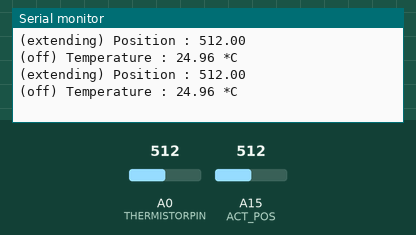
Simulated run of this sketch. Board: Arduino Mega 2560, built with avr-gcc and run on an emulated ATmega2560. On the bench: the last lines printed to the serial monitor. Inputs (shaded band) come from the test bench; at power-on: A0 (THERMISTORPIN) = 512, A15 (ACT_POS) = 512.

Above: at 1.8 s.
1.9 s: A0 (THERMISTORPIN) set to 855
At 2.8 s:
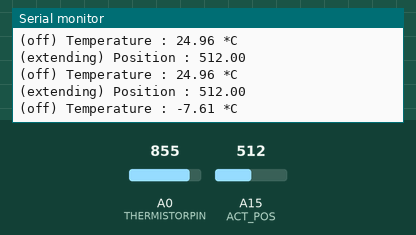
3.4 s: A0 (THERMISTORPIN) set to 889
At 4.8 s:
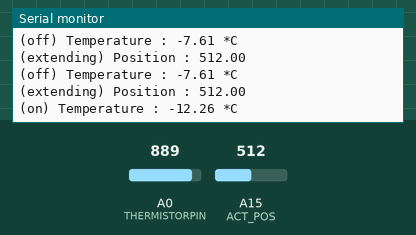

Measured:
- the behaviour switches between 873 and 874 on A0 (THERMISTORPIN) (found by bisection; images 1 and 2)
- after the input at 1.9 s, the serial monitor: prints a new line after 0.14 s (image 1)
- after the input at 3.4 s, the serial monitor: prints a new line after 0.64 s (image 2)

The sketch:

make_a_better_one.ino
```cpp
// (licence header left out)
#include <Wire.h>
#include <SPI.h>

// the value of the 'other' resistor
#define SERIESRESISTOR 10000

// What pin to connect the sensor to
#define THERMISTORPIN A0

#define THERMISTORNOMINAL 10000
// temp. for nominal resistance (almost always 25 C)
#define TEMPERATURENOMINAL 25
// how many samples to take and average, more takes longer

// The beta coefficient of the thermistor (usually 3000-4000)
#define BCOEFFICIENT 3950


#define HEAT_EN 37 //Enable A
#define HEAT_ON 24 //Heat A

#define ACT_EN 36 //Enable B
#define ACT_PUSH 22 //Push B
#define ACT_PULL 23 //Pull B
#define ACT_POS A15 //Positive rail position

bool extending;
bool heating;
float reading;


void setup(void) {
    //Pin setup
    pinMode(ACT_POS, INPUT); //Initalise potentiometer

    //Variable setup
    extending = true;
    heating = false;

    //Serial setup
    Serial.begin(9600);
}


void loop(void) {

    //-------------------------------------------------------------------------\
    //Actuator------------------------------------------------------------------|
        digitalWrite(ACT_EN, HIGH);

        //Get reading
        reading = analogRead(ACT_POS);

        //Actuator direction
        if(extending){
            digitalWrite(ACT_PUSH, LOW);
            digitalWrite(ACT_PULL, HIGH);
            if(reading > 1000){
                extending = false;
            }
            Serial.print("(extending) ");
        }
        else{
            digitalWrite(ACT_PUSH, HIGH);
            digitalWrite(ACT_PULL, LOW);
            if(reading < 10){
                extending = true;
            }
            Serial.print("(retracting) ");
        }

        //Output reading
        Serial.print("Position : ");
        Serial.println(reading);

        //Min: 0
        //Max: 1023 (Dipped to 1021)


    //-------------------------------------------------------------------------\
    //Heating------------------------------------------------------------------|
        //Get reading
        reading = analogRead(THERMISTORPIN);
        reading = (1023 / reading)  - 1;     // (1023/ADC - 1)
        reading = SERIESRESISTOR / reading;  // 10K / (1023/ADC - 1)

        //Get temperature
        float temp;
        temp = reading / THERMISTORNOMINAL;     // (R/Ro)
        temp = log(temp);                  // ln(R/Ro)
        temp /= BCOEFFICIENT;                   // 1/B * ln(R/Ro)
        temp += 1.0 / (TEMPERATURENOMINAL + 273.15); // + (1/To)
        temp = 1.0 / temp;                 // Invert
        temp -= 273.15;                         // convert to C

        //Turn heating on if less than -10*C
        if(temp < -10){
            heating = true;
        }

        //Keep heater on until temperature reaches 0*C
        if(heating && temp < 0){
            digitalWrite(HEAT_EN, HIGH); //Heater
            digitalWrite(HEAT_ON, HIGH);
            Serial.print("(on) ");
        }
        else {
            digitalWrite(HEAT_EN, LOW); //Heater
            digitalWrite(HEAT_ON, LOW);
            Serial.print("(off) ");
            heating = false;
        }

        //Output reading
        Serial.print("Temperature : ");
        Serial.print(temp);
        Serial.println(" *C");

    Serial.println("");
    delay(1000);
}
```
